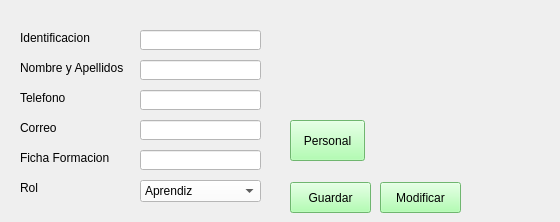
       <widget class="QWidget" name="tab_9">
        <attribute name="icon">
         <iconset>
          <normaloff>Img/grouppersonal.png</normaloff>Img/grouppersonal.png</iconset>
        </attribute>
        <attribute name="title">
         <string>Personal</string>
        </attribute>
        <widget class="QLabel" name="label_57">
         <property name="geometry">
          <rect>
           <x>20</x>
           <y>90</y>
           <width>71</width>
           <height>16</height>
          </rect>
         </property>
         <property name="text">
          <string>Telefono</string>
         </property>
        </widget>
        <widget class="QLabel" name="label_43">
         <property name="geometry">
          <rect>
           <x>20</x>
           <y>120</y>
           <width>71</width>
           <height>16</height>
          </rect>
         </property>
         <property name="text">
          <string>Correo</string>
         </property>
        </widget>
        <widget class="QLabel" name="label_44">
         <property name="geometry">
          <rect>
           <x>20</x>
           <y>60</y>
           <width>111</width>
           <height>16</height>
          </rect>
         </property>
         <property name="text">
          <string>Nombre y Apellidos</string>
         </property>
        </widget>
        <widget class="QLabel" name="label_45">
         <property name="geometry">
          <rect>
           <x>20</x>
           <y>30</y>
           <width>71</width>
           <height>16</height>
          </rect>
         </property>
         <property name="text">
          <string>Identificacion</string>
         </property>
        </widget>
        <widget class="QLabel" name="label_46">
         <property name="geometry">
          <rect>
           <x>20</x>
           <y>150</y>
           <width>101</width>
           <height>16</height>
          </rect>
         </property>
         <property name="text">
          <string>Ficha Formacion</string>
         </property>
        </widget>
        <widget class="QLabel" name="label_47">
         <property name="geometry">
          <rect>
           <x>20</x>
           <y>180</y>
           <width>71</width>
           <height>16</height>
          </rect>
         </property>
         <property name="text">
          <string>Rol</string>
         </property>
        </widget>
        <widget class="QLineEdit" name="txtnombres_personal">
         <property name="geometry">
          <rect>
           <x>140</x>
           <y>60</y>
           <width>121</width>
           <height>20</height>
          </rect>
         </property>
         <property name="focusPolicy">
          <enum>Qt::StrongFocus</enum>
         </property>
         <property name="styleSheet">
          <string notr="true">background-color: rgb(255, 255, 255);</string>
         </property>
         <property name="placeholderText">
          <string/>
         </property>
        </widget>
        <widget class="QLineEdit" name="txtcorreo_personal">
         <property name="geometry">
          <rect>
           <x>140</x>
           <y>120</y>
           <width>121</width>
           <height>20</height>
          </rect>
         </property>
         <property name="styleSheet">
          <string notr="true">background-color: rgb(255, 255, 255);</string>
         </property>
         <property name="placeholderText">
          <string/>
         </property>
        </widget>
        <widget class="QLineEdit" name="txtidentificacion_personal_7">
         <property name="geometry">
          <rect>
           <x>140</x>
           <y>30</y>
           <width>121</width>
           <height>20</height>
          </rect>
         </property>
         <property name="styleSheet">
          <string notr="true">background-color: rgb(255, 255, 255);</string>
         </property>
         <property name="placeholderText">
          <string/>
         </property>
        </widget>
        <widget class="QLineEdit" name="txttelefono_personal">
         <property name="geometry">
          <rect>
           <x>140</x>
           <y>90</y>
           <width>121</width>
           <height>20</height>
          </rect>
         </property>
         <property name="styleSheet">
          <string notr="true">background-color: rgb(255, 255, 255);</string>
         </property>
         <property name="placeholderText">
          <string/>
         </property>
        </widget>
        <widget class="QLineEdit" name="txtfichaformacion_personal">
         <property name="geometry">
          <rect>
           <x>140</x>
           <y>150</y>
           <width>121</width>
           <height>20</height>
          </rect>
         </property>
         <property name="styleSheet">
          <string notr="true">background-color: rgb(255, 255, 255);</string>
         </property>
         <property name="placeholderText">
          <string/>
         </property>
        </widget>
        <widget class="QComboBox" name="cbxrol_personal">
         <property name="geometry">
          <rect>
           <x>140</x>
           <y>180</y>
           <width>121</width>
           <height>22</height>
          </rect>
         </property>
         <property name="cursor">
          <cursorShape>PointingHandCursor</cursorShape>
         </property>
         <property name="focusPolicy">
          <enum>Qt::StrongFocus</enum>
         </property>
         <property name="styleSheet">
          <string notr="true">background-color: rgb(255, 255, 255);</string>
         </property>
         <item>
          <property name="text">
           <string>Aprendiz</string>
          </property>
         </item>
         <item>
          <property name="text">
           <string>Funcionario</string>
          </property>
         </item>
         <item>
          <property name="text">
           <string>Instructor</string>
          </property>
         </item>
         <item>
          <property name="text">
           <string/>
          </property>
         </item>
        </widget>
        <widget class="QPushButton" name="btn_guardar_personal">
         <property name="geometry">
          <rect>
           <x>290</x>
           <y>182</y>
           <width>81</width>
           <height>31</height>
          </rect>
         </property>
         <property name="cursor">
          <cursorShape>PointingHandCursor</cursorShape>
         </property>
         <property name="styleSheet">
          <string notr="true">background-color: rgb(156, 255, 156);</string>
         </property>
         <property name="text">
          <string>Guardar</string>
         </property>
         <property name="icon">
          <iconset>
           <normaloff>Img/Guardar.png</normaloff>Img/Guardar.png</iconset>
         </property>
         <property name="iconSize">
          <size>
           <width>20</width>
           <height>20</height>
          </size>
         </property>
        </widget>
        <widget class="QPushButton" name="btn_modificar_personal">
         <property name="geometry">
          <rect>
           <x>380</x>
           <y>182</y>
           <width>81</width>
           <height>31</height>
          </rect>
         </property>
         <property name="cursor">
          <cursorShape>PointingHandCursor</cursorShape>
         </property>
         <property name="styleSheet">
          <string notr="true">background-color: rgb(156, 255, 156);</string>
         </property>
         <property name="text">
          <string>Modificar</string>
         </property>
         <property name="icon">
          <iconset>
           <normaloff>Img/Editar.png</normaloff>Img/Editar.png</iconset>
         </property>
         <property name="iconSize">
          <size>
           <width>20</width>
           <height>20</height>
          </size>
         </property>
        </widget>
        <widget class="QPushButton" name="btn_personal">
         <property name="geometry">
          <rect>
           <x>290</x>
           <y>120</y>
           <width>75</width>
           <height>41</height>
          </rect>
         </property>
         <property name="cursor">
          <cursorShape>PointingHandCursor</cursorShape>
         </property>
         <property name="styleSheet">
          <string notr="true">background-color: rgb(156, 255, 156);</string>
         </property>
         <property name="text">
          <string>Personal</string>
         </property>
         <property name="icon">
          <iconset>
           <normaloff>Img/grouppersonal.png</normaloff>Img/grouppersonal.png</iconset>
         </property>
        </widget>
        <widget class="QLabel" name="label_48">
         <property name="geometry">
          <rect>
           <x>420</x>
           <y>30</y>
           <width>131</width>
           <height>131</height>
          </rect>
         </property>
         <property name="text">
          <string/>
         </property>
         <property name="pixmap">
          <pixmap>Img/grouppersonal.png</pixmap>
         </property>
         <property name="scaledContents">
          <bool>true</bool>
         </property>
        </widget>
       </widget>
